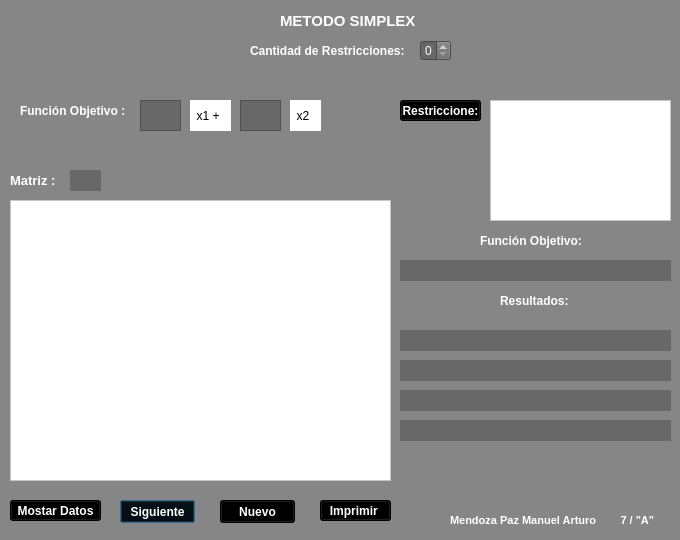
<?xml version="1.0" encoding="UTF-8"?>
<ui version="4.0">
 <class>dialog</class>
 <widget class="QDialog" name="dialog">
  <property name="enabled">
   <bool>true</bool>
  </property>
  <property name="geometry">
   <rect>
    <x>0</x>
    <y>0</y>
    <width>680</width>
    <height>540</height>
   </rect>
  </property>
  <property name="font">
   <font>
    <pointsize>9</pointsize>
   </font>
  </property>
  <property name="windowTitle">
   <string>METODO SIMPLEX</string>
  </property>
  <property name="styleSheet">
   <string notr="true">background-color: rgb(134, 134, 134);</string>
  </property>
  <widget class="QLabel" name="label_2">
   <property name="geometry">
    <rect>
     <x>250</x>
     <y>40</y>
     <width>161</width>
     <height>21</height>
    </rect>
   </property>
   <property name="font">
    <font>
     <pointsize>9</pointsize>
     <weight>75</weight>
     <bold>true</bold>
    </font>
   </property>
   <property name="styleSheet">
    <string notr="true">color: rgb(255, 255, 255);</string>
   </property>
   <property name="text">
    <string>Cantidad de Restricciones:</string>
   </property>
  </widget>
  <widget class="QLabel" name="label_3">
   <property name="geometry">
    <rect>
     <x>20</x>
     <y>100</y>
     <width>111</width>
     <height>21</height>
    </rect>
   </property>
   <property name="font">
    <font>
     <pointsize>9</pointsize>
     <weight>75</weight>
     <bold>true</bold>
    </font>
   </property>
   <property name="styleSheet">
    <string notr="true">color: rgb(255, 255, 255);</string>
   </property>
   <property name="text">
    <string>Función Objetivo :</string>
   </property>
  </widget>
  <widget class="QLabel" name="label_5">
   <property name="geometry">
    <rect>
     <x>10</x>
     <y>170</y>
     <width>51</width>
     <height>21</height>
    </rect>
   </property>
   <property name="font">
    <font>
     <pointsize>10</pointsize>
     <weight>75</weight>
     <bold>true</bold>
    </font>
   </property>
   <property name="styleSheet">
    <string notr="true">color: rgb(255, 255, 255);</string>
   </property>
   <property name="text">
    <string>Matriz :</string>
   </property>
  </widget>
  <widget class="QPushButton" name="calcular">
   <property name="geometry">
    <rect>
     <x>120</x>
     <y>500</y>
     <width>75</width>
     <height>23</height>
    </rect>
   </property>
   <property name="font">
    <font>
     <weight>75</weight>
     <bold>true</bold>
    </font>
   </property>
   <property name="styleSheet">
    <string notr="true">color: rgb(255, 255, 255);
background-color: rgb(0, 0, 0);</string>
   </property>
   <property name="text">
    <string>Siguiente</string>
   </property>
  </widget>
  <widget class="QPushButton" name="nuevo">
   <property name="geometry">
    <rect>
     <x>220</x>
     <y>500</y>
     <width>75</width>
     <height>23</height>
    </rect>
   </property>
   <property name="font">
    <font>
     <weight>75</weight>
     <bold>true</bold>
    </font>
   </property>
   <property name="styleSheet">
    <string notr="true">color: rgb(255, 255, 255);
background-color: rgb(0, 0, 0);</string>
   </property>
   <property name="text">
    <string>Nuevo</string>
   </property>
  </widget>
  <widget class="QPushButton" name="mostrar">
   <property name="geometry">
    <rect>
     <x>10</x>
     <y>500</y>
     <width>91</width>
     <height>21</height>
    </rect>
   </property>
   <property name="font">
    <font>
     <weight>75</weight>
     <bold>true</bold>
    </font>
   </property>
   <property name="styleSheet">
    <string notr="true">color: rgb(255, 255, 255);
background-color: rgb(0, 0, 0);</string>
   </property>
   <property name="text">
    <string>Mostar Datos</string>
   </property>
  </widget>
  <widget class="QSpinBox" name="numRestricciones">
   <property name="geometry">
    <rect>
     <x>420</x>
     <y>40</y>
     <width>31</width>
     <height>21</height>
    </rect>
   </property>
   <property name="font">
    <font>
     <pointsize>9</pointsize>
    </font>
   </property>
   <property name="styleSheet">
    <string notr="true">color: rgb(255, 255, 255);
background-color: rgb(104, 104, 104);</string>
   </property>
  </widget>
  <widget class="QLabel" name="label_6">
   <property name="geometry">
    <rect>
     <x>280</x>
     <y>10</y>
     <width>141</width>
     <height>21</height>
    </rect>
   </property>
   <property name="font">
    <font>
     <pointsize>11</pointsize>
     <weight>75</weight>
     <bold>true</bold>
    </font>
   </property>
   <property name="styleSheet">
    <string notr="true">color: rgb(255, 255, 255);</string>
   </property>
   <property name="text">
    <string>METODO SIMPLEX</string>
   </property>
  </widget>
  <widget class="QPushButton" name="modelo">
   <property name="geometry">
    <rect>
     <x>400</x>
     <y>100</y>
     <width>81</width>
     <height>21</height>
    </rect>
   </property>
   <property name="font">
    <font>
     <weight>75</weight>
     <bold>true</bold>
    </font>
   </property>
   <property name="styleSheet">
    <string notr="true">color: rgb(255, 255, 255);
background-color: rgb(0, 0, 0);</string>
   </property>
   <property name="text">
    <string>Restriccione:</string>
   </property>
  </widget>
  <widget class="QLabel" name="label_4">
   <property name="geometry">
    <rect>
     <x>190</x>
     <y>100</y>
     <width>41</width>
     <height>31</height>
    </rect>
   </property>
   <property name="font">
    <font>
     <pointsize>9</pointsize>
    </font>
   </property>
   <property name="styleSheet">
    <string notr="true">background-color: rgb(255, 255, 255);</string>
   </property>
   <property name="text">
    <string>  x1 + </string>
   </property>
  </widget>
  <widget class="QLabel" name="label_7">
   <property name="geometry">
    <rect>
     <x>290</x>
     <y>100</y>
     <width>31</width>
     <height>31</height>
    </rect>
   </property>
   <property name="font">
    <font>
     <pointsize>9</pointsize>
    </font>
   </property>
   <property name="styleSheet">
    <string notr="true">background-color: rgb(255, 255, 255);</string>
   </property>
   <property name="text">
    <string>  x2 </string>
   </property>
  </widget>
  <widget class="QLabel" name="label_8">
   <property name="geometry">
    <rect>
     <x>480</x>
     <y>230</y>
     <width>111</width>
     <height>21</height>
    </rect>
   </property>
   <property name="font">
    <font>
     <pointsize>9</pointsize>
     <weight>75</weight>
     <bold>true</bold>
    </font>
   </property>
   <property name="styleSheet">
    <string notr="true">color: rgb(255, 255, 255);</string>
   </property>
   <property name="text">
    <string>Función Objetivo:</string>
   </property>
  </widget>
  <widget class="QLabel" name="label_funObj">
   <property name="geometry">
    <rect>
     <x>400</x>
     <y>260</y>
     <width>271</width>
     <height>21</height>
    </rect>
   </property>
   <property name="font">
    <font>
     <pointsize>9</pointsize>
    </font>
   </property>
   <property name="styleSheet">
    <string notr="true">color: rgb(255, 255, 255);
background-color: rgb(104, 104, 104);</string>
   </property>
   <property name="text">
    <string/>
   </property>
  </widget>
  <widget class="QLabel" name="label_varEntra">
   <property name="geometry">
    <rect>
     <x>400</x>
     <y>330</y>
     <width>271</width>
     <height>21</height>
    </rect>
   </property>
   <property name="font">
    <font>
     <pointsize>9</pointsize>
    </font>
   </property>
   <property name="styleSheet">
    <string notr="true">color: rgb(255, 255, 255);
background-color: rgb(104, 104, 104);</string>
   </property>
   <property name="text">
    <string/>
   </property>
  </widget>
  <widget class="QLabel" name="label_varSale">
   <property name="geometry">
    <rect>
     <x>400</x>
     <y>360</y>
     <width>271</width>
     <height>21</height>
    </rect>
   </property>
   <property name="font">
    <font>
     <pointsize>9</pointsize>
    </font>
   </property>
   <property name="styleSheet">
    <string notr="true">color: rgb(255, 255, 255);
background-color: rgb(104, 104, 104);</string>
   </property>
   <property name="text">
    <string/>
   </property>
  </widget>
  <widget class="QTableWidget" name="tablaRestriccion">
   <property name="geometry">
    <rect>
     <x>490</x>
     <y>100</y>
     <width>181</width>
     <height>121</height>
    </rect>
   </property>
   <property name="styleSheet">
    <string notr="true">background-color: rgb(255, 255, 255);</string>
   </property>
  </widget>
  <widget class="QLabel" name="label_iterador">
   <property name="geometry">
    <rect>
     <x>70</x>
     <y>170</y>
     <width>31</width>
     <height>21</height>
    </rect>
   </property>
   <property name="font">
    <font>
     <pointsize>9</pointsize>
    </font>
   </property>
   <property name="styleSheet">
    <string notr="true">color: rgb(255, 255, 255);
background-color: rgb(104, 104, 104);</string>
   </property>
   <property name="text">
    <string/>
   </property>
  </widget>
  <widget class="QLabel" name="label_13">
   <property name="geometry">
    <rect>
     <x>500</x>
     <y>290</y>
     <width>81</width>
     <height>21</height>
    </rect>
   </property>
   <property name="font">
    <font>
     <pointsize>9</pointsize>
     <weight>75</weight>
     <bold>true</bold>
    </font>
   </property>
   <property name="styleSheet">
    <string notr="true">color: rgb(255, 255, 255);</string>
   </property>
   <property name="text">
    <string>Resultados:</string>
   </property>
  </widget>
  <widget class="QLabel" name="valorZ">
   <property name="geometry">
    <rect>
     <x>400</x>
     <y>390</y>
     <width>271</width>
     <height>21</height>
    </rect>
   </property>
   <property name="font">
    <font>
     <pointsize>9</pointsize>
    </font>
   </property>
   <property name="styleSheet">
    <string notr="true">color: rgb(255, 255, 255);
background-color: rgb(104, 104, 104);</string>
   </property>
   <property name="text">
    <string/>
   </property>
  </widget>
  <widget class="QLabel" name="valorZ3">
   <property name="geometry">
    <rect>
     <x>400</x>
     <y>420</y>
     <width>271</width>
     <height>21</height>
    </rect>
   </property>
   <property name="font">
    <font>
     <pointsize>9</pointsize>
    </font>
   </property>
   <property name="styleSheet">
    <string notr="true">color: rgb(255, 255, 255);
background-color: rgb(104, 104, 104);</string>
   </property>
   <property name="text">
    <string/>
   </property>
  </widget>
  <widget class="QPlainTextEdit" name="funObjX1">
   <property name="geometry">
    <rect>
     <x>140</x>
     <y>100</y>
     <width>41</width>
     <height>31</height>
    </rect>
   </property>
   <property name="styleSheet">
    <string notr="true">color: rgb(255, 255, 255);
background-color: rgb(104, 104, 104);</string>
   </property>
  </widget>
  <widget class="QPlainTextEdit" name="funObjX2">
   <property name="geometry">
    <rect>
     <x>240</x>
     <y>100</y>
     <width>41</width>
     <height>31</height>
    </rect>
   </property>
   <property name="styleSheet">
    <string notr="true">color: rgb(255, 255, 255);
background-color: rgb(104, 104, 104);</string>
   </property>
  </widget>
  <widget class="QTableWidget" name="matriz">
   <property name="geometry">
    <rect>
     <x>10</x>
     <y>200</y>
     <width>381</width>
     <height>281</height>
    </rect>
   </property>
   <property name="styleSheet">
    <string notr="true">background-color: rgb(255, 255, 255);</string>
   </property>
  </widget>
  <widget class="QPushButton" name="imprimir">
   <property name="geometry">
    <rect>
     <x>320</x>
     <y>500</y>
     <width>71</width>
     <height>21</height>
    </rect>
   </property>
   <property name="font">
    <font>
     <weight>75</weight>
     <bold>true</bold>
    </font>
   </property>
   <property name="styleSheet">
    <string notr="true">color: rgb(255, 255, 255);
background-color: rgb(0, 0, 0);</string>
   </property>
   <property name="text">
    <string>Imprimir </string>
   </property>
  </widget>
  <widget class="QLabel" name="label_9">
   <property name="geometry">
    <rect>
     <x>450</x>
     <y>510</y>
     <width>221</width>
     <height>21</height>
    </rect>
   </property>
   <property name="font">
    <font>
     <pointsize>8</pointsize>
     <weight>75</weight>
     <bold>true</bold>
    </font>
   </property>
   <property name="styleSheet">
    <string notr="true">color: rgb(255, 255, 255);</string>
   </property>
   <property name="text">
    <string>Mendoza Paz Manuel Arturo        7 / &quot;A&quot;</string>
   </property>
  </widget>
 </widget>
 <resources/>
 <connections/>
</ui>
